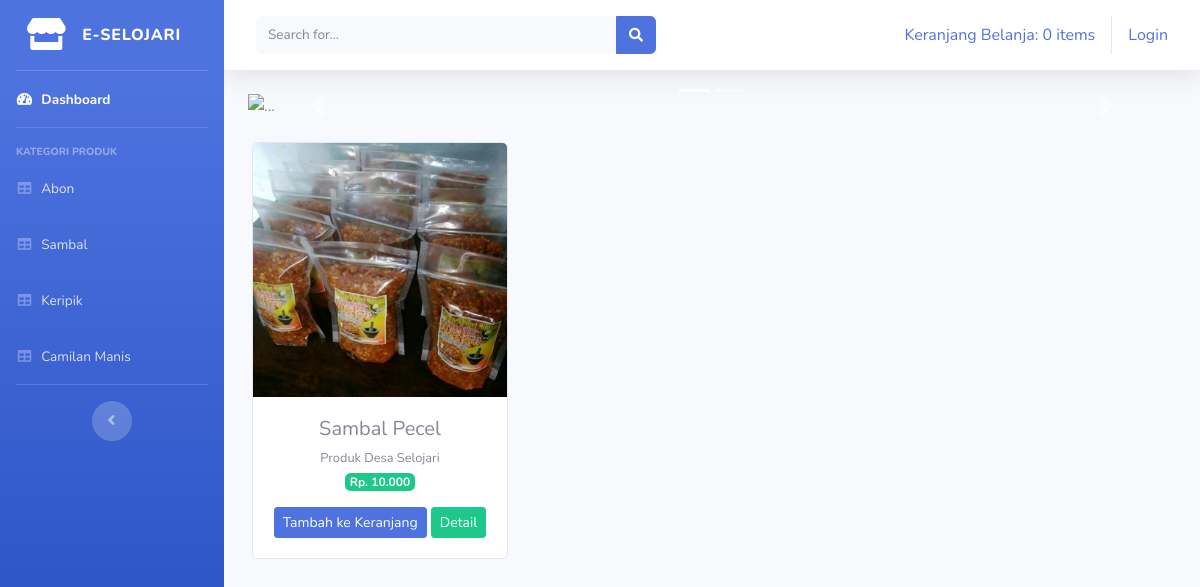
/index.php/kategori/sambal, run on the app's committed database.
### tables this page shows
CREATE TABLE `tb_barang` (
  `id_brg` int(11) NOT NULL,
  `nama_brg` varchar(120) NOT NULL,
  `keterangan` varchar(225) NOT NULL,
  `kategori` varchar(60) NOT NULL,
  `harga` int(11) NOT NULL,
  `stok` int(4) NOT NULL,
  `gambar` text NOT NULL
);

### application/controllers/kategori.php (called while the page is built, shortened)
<?php
class Kategori extends CI_Controller{
    public function sambal()
    {
        $data['sambal'] = $this->model_kategori->data_sambal()->result();
        $this->load->view('templates/header');
        $this->load->view('templates/sidebar');
        $this->load->view('sambal', $data);
        $this->load->view('templates/footer');
    }
}

### index.php (called while the page is built, shortened)
<?php
require_once BASEPATH.'core/CodeIgniter.php';

### application/models/model_kategori.php (called while the page is built, shortened)
<?php
class Model_kategori extends CI_Model{
    public function data_sambal(){
        return $this->db->get_where("tb_barang",array('kategori' => 'sambal'));
    }
}

### application/views/sambal.php (the view, shortened to what this page needs)
<div class="container-fluid">
    <div id="carouselExampleIndicators" class="carousel slide" data-ride="carousel">
    <ol class="carousel-indicators">
        <li data-target="#carouselExampleIndicators" data-slide-to="0" class="active"></li>
        <li data-target="#carouselExampleIndicators" data-slide-to="1"></li>
    </ol>
    <div class="carousel-inner">
        <div class="carousel-item active">
        <img src="<?php echo base_url('assets/img/slider1.jpg') ?>" class="d-block w-100" alt="...">
        </div>
    </div>
    <a class="carousel-control-prev" href="#carouselExampleIndicators" role="button" data-slide="prev">
        <span class="carousel-control-prev-icon" aria-hidden="true"></span>
    </a>
    <a class="carousel-control-next" href="#carouselExampleIndicators" role="button" data-slide="next">
        <span class="carousel-control-next-icon" aria-hidden="true"></span>
    </a>
    </div>
    <div class="row text-center mt-4">
        <?php foreach ($sambal as $brg) : ?>
            <div class="card ml-3 mb-4" style="width: 16rem;">
                <img src="<?php echo base_url().'/uploads/'.$brg->gambar ?>" class="card-img-top" alt="...">
                <div class="card-body">
                    <h5 class="card-title mb-1"><?php echo $brg->nama_brg ?></h5>
                    <small><?php echo $brg->keterangan ?></small>
                    <br>
                    <span class="badge badge-success mb-3">Rp. <?php echo number_format($brg->harga, 0,',','.') ?></span>
                    <?php echo anchor('dashboard/tambah_ke_keranjang/' .$brg->id_brg,'<div class="btn btn-sm btn-primary">Tambah ke Keranjang</div>') ?>
                    <?php echo anchor('dashboard/detail/' .$brg->id_brg,'<div class="btn btn-sm btn-success">Detail</div>') ?>
                </div>
            </div>
        <?php endforeach; ?>
    </div>
</div>

### data on the page
tb_barang: gambar (picture), nama_brg "Sambal Pecel", keterangan "Produk Desa Selojari", harga "10.000", id_brg "Tambah ke Keranjang", id_brg "Detail"

### other printed values
anchor('dashboard/detail_keranjang', $keranjang) "Keranjang Belanja: 0 items"
anchor('auth/login', 'Login') "Login"
